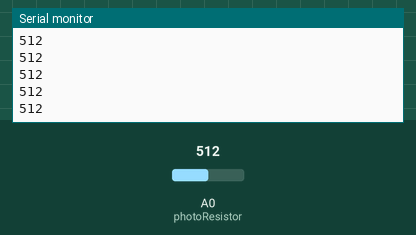
A sketch run on a simulated Arduino Uno, built with avr-gcc and run on an emulated ATmega328P. Shown: the last lines printed to the serial monitor. Inputs (shaded band) come from the test bench; at power-on: A0 (photoResistor) = 512.

Above: at 1.2 s.
1.3 s: A0 (photoResistor) set to 716
At 2.4 s:
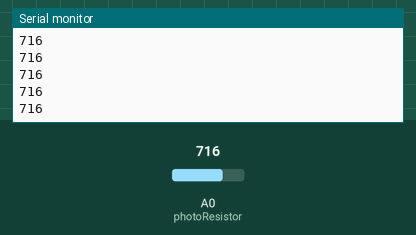
2.8 s: A0 (photoResistor) set to 900
At 3.4 s:
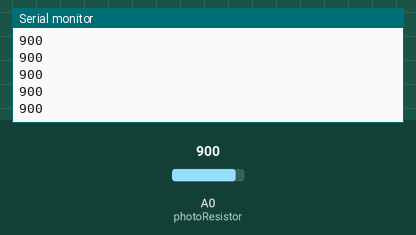
Timing chart, 0 to 5.8 s (numbered marks = the images above; inputs shaded):
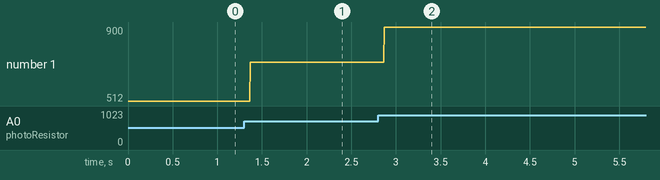

The sketch:

bright_detection.ino
```cpp
int photoResistor = A0;
int bright;

void setup() {
   pinMode(photoResistor, INPUT);
   Serial.begin(9600);
}

void loop() {
   bright = analogRead(photoResistor);
   Serial.println(bright);
}
```

Measured:
- after the input at 1.3 s, the serial monitor: prints a new line after 0.07 s (image 1)
- after the input at 2.8 s, the serial monitor: prints a new line after 0.07 s (image 2)
- plotted number 1: 512 → 716 after the input at 1.3 s, 716 → 900 after the input at 2.8 s
